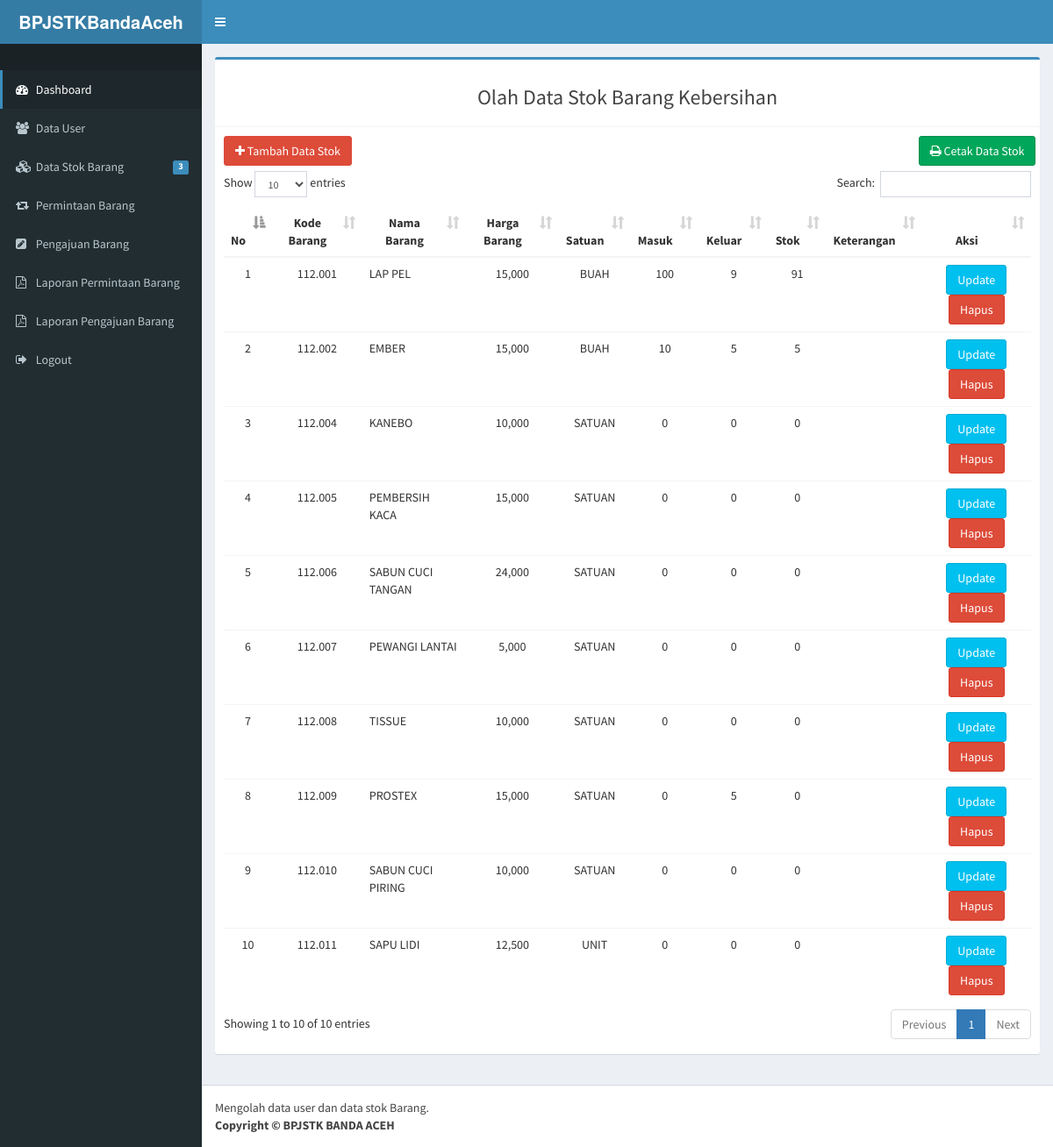
Screenshot of /bendahara/index.php?p=material-m2&id_jenis=2 with the database file from the repository.
### tables this page shows
CREATE TABLE `stokbarang` (
  `id_kode_brg` int(2) NOT NULL,
  `kode_brg` varchar(7) NOT NULL,
  `id_jenis` int(2) NOT NULL,
  `nama_brg` varchar(50) NOT NULL,
  `hargabarang` varchar(50) NOT NULL,
  `satuan` varchar(50) NOT NULL,
  `stok` int(11) NOT NULL,
  `keluar` int(11) NOT NULL,
  `sisa` int(11) NOT NULL,
  `keterangan` varchar(50) NOT NULL
);

### bendahara/material-m2.php (the view, shortened to what this page needs)
<?php
include "../fungsi/koneksi.php";
if(isset($_GET['id_jenis'])){
  $id_jenis = $_GET['id_jenis'];
  $query = mysqli_query($koneksi, "SELECT * FROM stokbarang WHERE id_jenis='$id_jenis' ");
} else {
  $query = mysqli_query($koneksi, "SELECT * FROM stokbarang");
}
?>
<section class="content">
  <div class="row">
    <div class="col-sm-12">
      <div class="box box-primary">
        <div class="box-header with-border">
          <h3 class="text-center">Olah Data Stok Barang Kebersihan</h3>
        </div>
        <div class="box-body">
          <div class="row">
            <div class="col-md-2">
              <a href="index.php?p=tambahmaterial-m2" class=" btn btn-primary"><i class="fa fa-plus"></i> Tambah Data Stok</a><br>
            </div>
            <div class="col-md-2 pull-right">
              <a target="_blank" href="cetakstok.php?idjenis=<?= $id_jenis;  ?>" class="btn btn-success"><i class="fa fa-print"></i> Cetak Data Stok</a><br>
            </div>
            <br><br>
          </div>
          <div class="table-responsive">
            <table class="table text-center" id="material">
             <thead  >
              <tr>
               <th>No</th>
               <th>Kode Barang</th>
               <th>Nama Barang</th>
               <th>Harga Barang</th>
               <th>Satuan</th>
               <th>Masuk</th>
               <th>Keluar</th>
               <th>Stok</th>
               <th>Keterangan</th>
               <th>Aksi</th>
             </tr>
           </thead>
           <tbody>
            <tr>
             <?php
             $no =1 ;
             if (mysqli_num_rows($query)) {
               while($row=mysqli_fetch_assoc($query)):
                ?>
                <td> <?= $no; ?> </td>
                <td> <?= $row['kode_brg']; ?> </td>
                <td style="text-align: left;"> <?= $row['nama_brg']; ?> </td>
                <td> <?= number_format($row['hargabarang']); ?> </td>
                <td> <?= $row['satuan']; ?> </td>
                <td> <?= $row['stok']; ?> </td>
                <td> <?= $row['keluar']; ?> </td>
                <td> <?= $row['sisa']; ?> </td>
                <td> <?= $row['keterangan']; ?> </td>
                <td>
                  <a href="?p=material-m2&aksi=edit&id=<?= $row['kode_brg']; ?>"><span data-placement='top' data-toggle='tooltip' title='Update'><button  class="btn btn-info">Update</button></span></a>
                  <a href="?p=material-m2&aksi=hapus&id=<?= $row['kode_brg']; ?>"><span data-placement='top' data-toggle='tooltip' title='Hapus'><button  class="btn btn-danger" onclick="return confirm('Yakin ingin menghapus ?')">Hapus</button></span></a>
                </td>
              </tr>
              <?php $no++; endwhile; } ?>
            </tbody>
          </table>
        </div>
      </div>
    </div>
  </div>
</div>
</section>

### rows the page displays
stokbarang: kode_brg "112.001", nama_brg "LAP PEL", hargabarang "15,000", satuan "BUAH", stok "100", keluar "9", sisa "91"
stokbarang: kode_brg "112.002", nama_brg "EMBER", hargabarang "15,000", satuan "BUAH", stok "10", keluar "5", sisa "5"
stokbarang: kode_brg "112.004", nama_brg "KANEBO", hargabarang "10,000", satuan "SATUAN", stok "0", keluar "0", sisa "0"
stokbarang: kode_brg "112.005", nama_brg "PEMBERSIH KACA", hargabarang "15,000", satuan "SATUAN", stok "0", keluar "0", sisa "0"
stokbarang: kode_brg "112.006", nama_brg "SABUN CUCI TANGAN", hargabarang "24,000", satuan "SATUAN", stok "0", keluar "0", sisa "0"
stokbarang: kode_brg "112.007", nama_brg "PEWANGI LANTAI", hargabarang "5,000", satuan "SATUAN", stok "0", keluar "0", sisa "0"
stokbarang: kode_brg "112.008", nama_brg "TISSUE", hargabarang "10,000", satuan "SATUAN", stok "0", keluar "0", sisa "0"
stokbarang: kode_brg "112.009", nama_brg "PROSTEX", hargabarang "15,000", satuan "SATUAN", stok "0", keluar "5", sisa "0"
stokbarang: kode_brg "112.010", nama_brg "SABUN CUCI PIRING", hargabarang "10,000", satuan "SATUAN", stok "0", keluar "0", sisa "0"
stokbarang: kode_brg "112.011", nama_brg "SAPU LIDI", hargabarang "12,500", satuan "UNIT", stok "0", keluar "0", sisa "0"

### other values shown
$data['jumlah'] "3"
